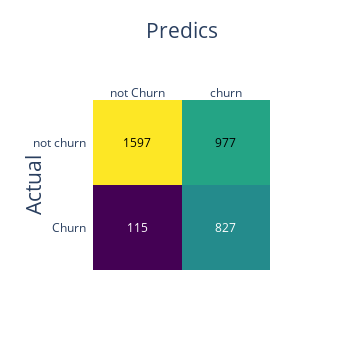
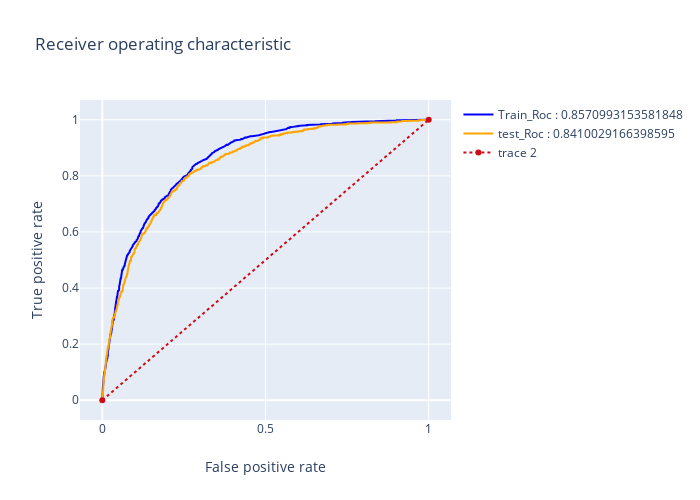
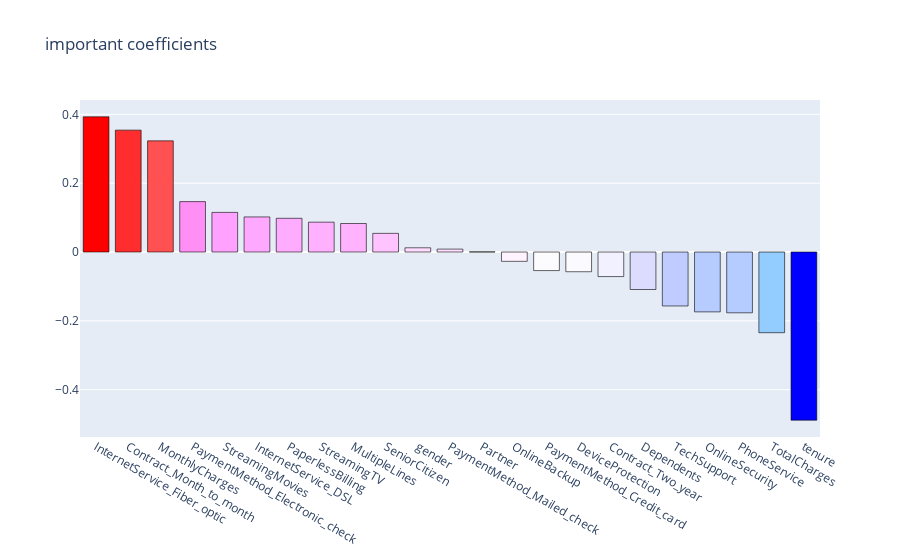

Notebook cell for these charts, in order:
### Code cell
# after Gridsearch
logreg_1 = LogisticRegression(C=0.01, fit_intercept= False, max_iter= 200, penalty= 'l2', 
                              random_state= 11, solver= 'liblinear')
# model results
results(logreg_1, X_train_smote, y_train_smote, X_test, y_test, 'coefficients', None)

### Figure 1 — Plotly figure (JSON) as saved in the notebook; plotly's stock layout.template omitted (floating-point values rounded to 4 significant figures)
{"data": [{"colorscale": [[0, "#440154"], [0.1111, "#482878"], [0.2222, "#3e4989"], [0.3333, "#31688e"], [0.4444, "#26828e"], [0.5556, "#1f9e89"], [0.6667, "#35b779"], [0.7778, "#6ece58"], [0.8889, "#b5de2b"], [1, "#fde725"]], "reversescale": false, "showscale": false, "type": "heatmap", "x": ["not Churn", "churn"], "y": ["Churn", "not churn"], "z": [[115, 827], [1597, 977]]}], "layout": {"annotations": [{"font": {"color": "#FFFFFF"}, "showarrow": false, "text": "115", "x": "not Churn", "xref": "x", "y": "Churn", "yref": "y"}, {"font": {"color": "#FFFFFF"}, "showarrow": false, "text": "827", "x": "churn", "xref": "x", "y": "Churn", "yref": "y"}, {"font": {"color": "#000000"}, "showarrow": false, "text": "1597", "x": "not Churn", "xref": "x", "y": "not churn", "yref": "y"}, {"font": {"color": "#000000"}, "showarrow": false, "text": "977", "x": "churn", "xref": "x", "y": "not churn", "yref": "y"}], "autosize": false, "height": 350, "width": 350, "xaxis": {"dtick": 1, "gridcolor": "rgb(0, 0, 0)", "side": "top", "tickmode": "array", "ticks": "", "title": {"font": {"size": 21}, "text": "Predics"}}, "yaxis": {"dtick": 1, "tickmode": "array", "ticks": "", "ticksuffix": "  ", "title": {"font": {"size": 21}, "text": "Actual"}}}}

### Figure 2 — Plotly figure (JSON) as saved in the notebook; plotly's stock layout.template omitted (floating-point values rounded to 4 significant figures; data arrays with more than 128 entries replaced by an {"elided": "..."} marker saying what was removed)
{"data": [{"line": {"color": "blue", "width": 2}, "name": "Train_Roc : 0.8570993153581848", "type": "scatter", "x": {"elided": "1565 float values"}, "y": {"elided": "1565 float values"}}, {"line": {"color": "orange", "width": 2}, "name": "test_Roc : 0.8410029166398595", "type": "scatter", "x": {"elided": "999 float values"}, "y": {"elided": "999 float values"}}, {"line": {"color": "rgb(205, 12, 24)", "dash": "dot", "width": 2}, "type": "scatter", "x": [0, 1], "y": [0, 1]}], "layout": {"autosize": false, "height": 500, "title": {"text": "Receiver operating characteristic"}, "width": 700, "xaxis": {"title": {"text": "False positive rate"}}, "yaxis": {"title": {"text": "True positive rate"}}}}

### Figure 3 — Plotly figure (JSON) as saved in the notebook; plotly's stock layout.template omitted (floating-point values rounded to 4 significant figures)
{"data": [{"marker": {"color": [0.3927, 0.3541, 0.3231, 0.1465, 0.1151, 0.102, 0.09797, 0.08673, 0.08287, 0.05423, 0.01228, 0.008493, 0.000456, -0.02706, -0.05391, -0.05727, -0.07137, -0.1089, -0.1567, -0.1739, -0.1766, -0.2344, -0.4885], "colorscale": [[0, "rgb(0,0,255)"], [0.1, "rgb(51,153,255)"], [0.2, "rgb(102,204,255)"], [0.3, "rgb(153,204,255)"], [0.4, "rgb(204,204,255)"], [0.5, "rgb(255,255,255)"], [0.6, "rgb(255,204,255)"], [0.7, "rgb(255,153,255)"], [0.8, "rgb(255,102,204)"], [0.9, "rgb(255,102,102)"], [1, "rgb(255,0,0)"]], "line": {"color": "black", "width": 0.6}}, "name": "coefficients", "type": "bar", "x": ["InternetService_Fiber_optic", "Contract_Month_to_month", "MonthlyCharges", "PaymentMethod_Electronic_check", "StreamingMovies", "InternetService_DSL", "PaperlessBilling", "StreamingTV", "MultipleLines", "SeniorCitizen", "gender", "PaymentMethod_Mailed_check", "Partner", "OnlineBackup", "PaymentMethod_Credit_card", "DeviceProtection", "Contract_Two_year", "Dependents", "TechSupport", "OnlineSecurity", "PhoneService", "TotalCharges", "tenure"], "y": [0.3927, 0.3541, 0.3231, 0.1465, 0.1151, 0.102, 0.09797, 0.08673, 0.08287, 0.05423, 0.01228, 0.008493, 0.000456, -0.02706, -0.05391, -0.05727, -0.07137, -0.1089, -0.1567, -0.1739, -0.1766, -0.2344, -0.4885]}], "layout": {"title": {"text": "important coefficients"}}}
